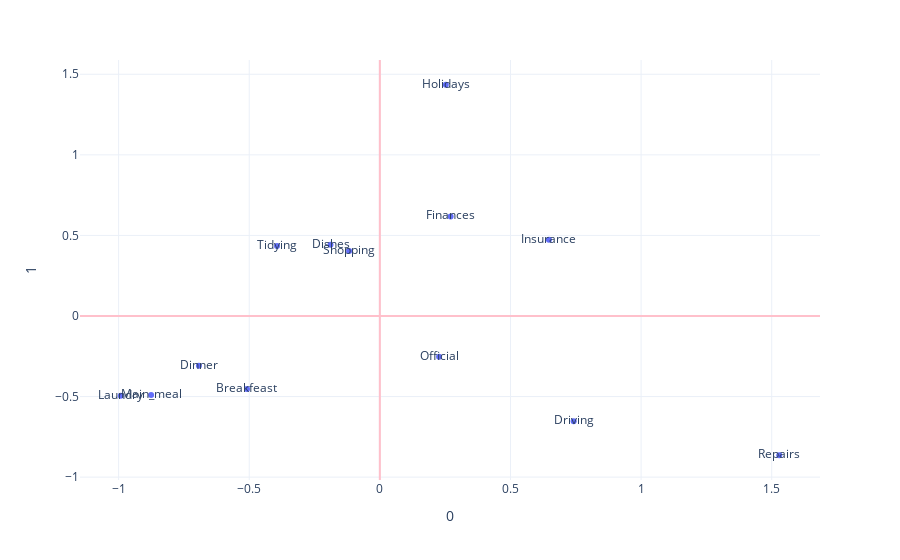

Here is the notebook cell this chart was saved with:
### Code cell
# Coordenadas de la fila
temp = ca.row_coordinates(df_crosstab)
fig = px.scatter(data_frame=temp, x=0, y=1, text=temp.index, template="plotly_white",)
fig.add_hline(y=0, line_color="pink")
fig.add_vline(x=0, line_color="pink")
fig.show()

### Figure 1 — Plotly figure (JSON) as saved in the notebook; plotly's stock layout.template omitted (floating-point values rounded to 4 significant figures)
{"data": [{"hovertemplate": "0=%{x}<br>1=%{y}<br>task=%{text}<extra></extra>", "legendgroup": "", "marker": {"color": "#636efa", "symbol": "circle"}, "mode": "markers+text", "name": "", "orientation": "v", "showlegend": false, "text": ["Breakfeast", "Dinner", "Dishes", "Driving", "Finances", "Holidays", "Insurance", "Laundry", "Main_meal", "Official", "Repairs", "Shopping", "Tidying"], "type": "scatter", "x": [-0.5086, -0.6926, -0.189, 0.7418, 0.2708, 0.2525, 0.6471, -0.9918, -0.8756, 0.2266, 1.529, -0.1177, -0.3938], "xaxis": "x", "y": [-0.4528, -0.3081, 0.442, -0.6534, 0.6179, 1.435, 0.4738, -0.4953, -0.4901, -0.2536, -0.8643, 0.4033, 0.4343], "yaxis": "y"}], "layout": {"legend": {"tracegroupgap": 0}, "margin": {"t": 60}, "shapes": [{"line": {"color": "pink"}, "type": "line", "x0": 0, "x1": 1, "xref": "x domain", "y0": 0, "y1": 0, "yref": "y"}, {"line": {"color": "pink"}, "type": "line", "x0": 0, "x1": 0, "xref": "x", "y0": 0, "y1": 1, "yref": "y domain"}], "xaxis": {"anchor": "y", "domain": [0, 1], "title": {"text": "0"}}, "yaxis": {"anchor": "x", "domain": [0, 1], "title": {"text": "1"}}}}
